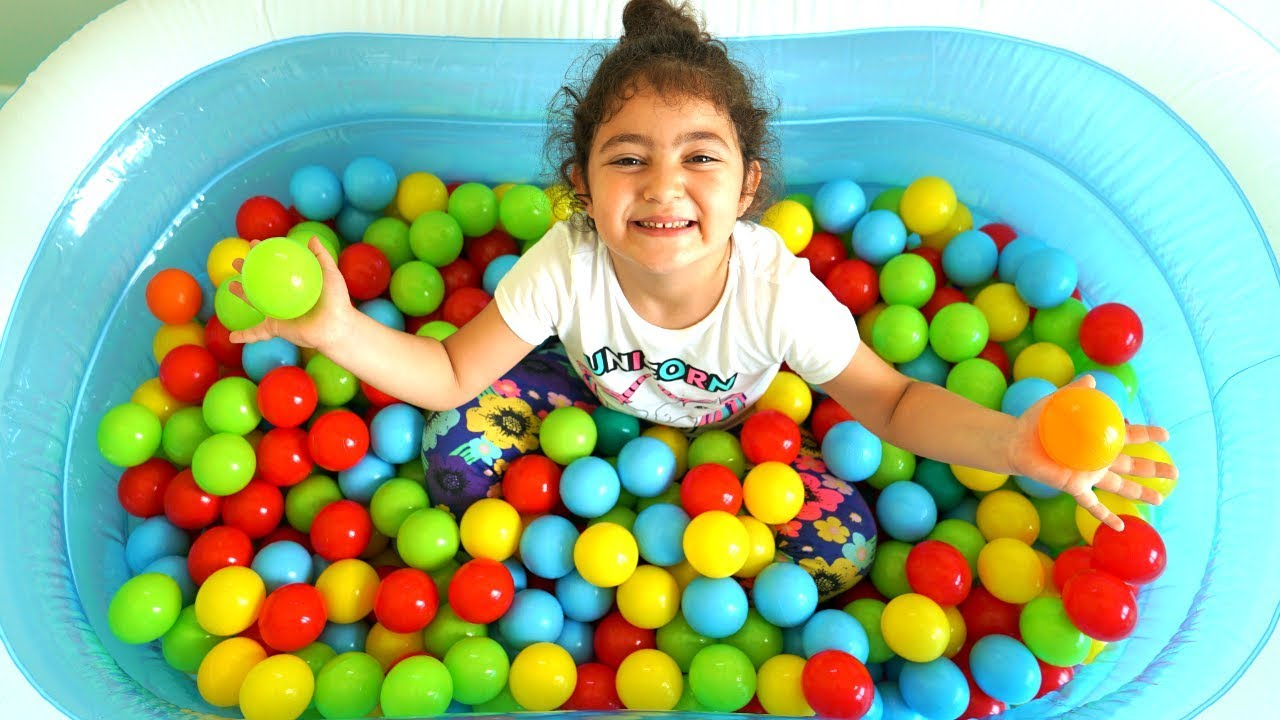
#> input picture xla/project/detect_ball_colour/balls/ball_2.jpg, 1280 x 720 px
$ python watershed_opcv.py
#> lines starting #> are read from the running program, lines starting #| are printed output that depends on the picture; after the words box and inside, x2 and y2 are one past the last pixel; in counts of white or black regions, pixels touching at a corner belong together
import cv2
import numpy as np

red_min = (0, 205, 136)
red_max = (10, 255, 255)

img = cv2.imread('balls/ball_2.jpg')
#> img is the input picture: shape (720, 1280, 3); mean B, G, R 137.5, 175.9, 149.1
img = cv2.pyrMeanShiftFiltering(img, 7,20)

cv2.imshow("Shifted", img)

hsv = cv2.cvtColor(img, cv2.COLOR_BGR2HSV)
#> hsv: shape (720, 1280, 3); mean H, S, V 60.5, 151.7, 207.8
thresh = cv2.inRange(hsv, red_min, red_max)
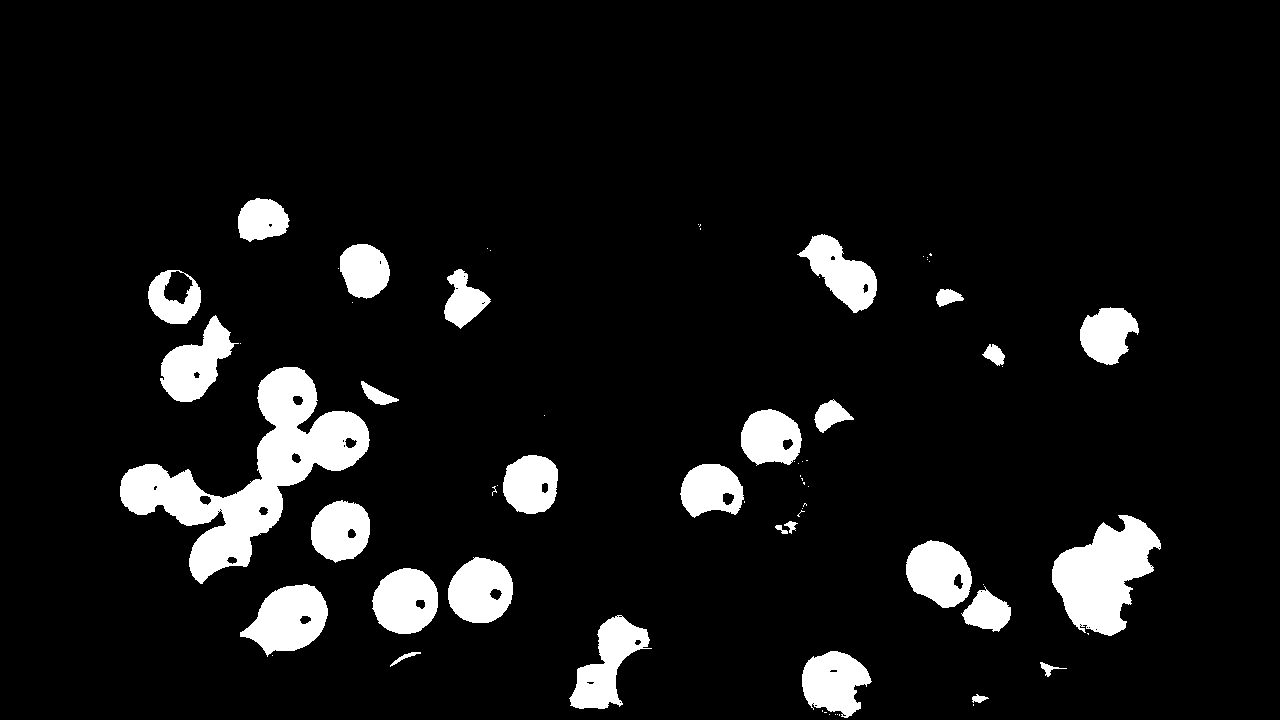
#> thresh: shape (720, 1280); 8.1% white; 69 white regions (40 under 20 px), largest, box (x1, y1, x2, y2) and area: (120, 367, 370, 584) 17033, (1052, 515, 1161, 636) 7641, (240, 584, 328, 657) 3987

cv2.imshow('Thresh', thresh)


kernel = np.ones((3,3), np.uint8)
opening = cv2.morphologyEx(thresh, cv2.MORPH_OPEN, kernel, iterations=2)
#> opening: shape (720, 1280); 8% white; 28 white regions, largest, box (x1, y1, x2, y2) and area: (120, 367, 369, 582) 16933, (1052, 515, 1160, 635) 7535, (240, 584, 328, 654) 3981

sure_bg = cv2.dilate(opening, kernel, iterations=3)
#> sure_bg: shape (720, 1280); 10.5% white; 26 white regions, largest, box (x1, y1, x2, y2) and area: (117, 364, 372, 585) 21214, (1049, 512, 1163, 638) 9113, (903, 538, 1014, 634) 5978

cv2.imshow('Opening', opening)
cv2.imshow('BG', sure_bg)

dist_transform = cv2.distanceTransform(opening, cv2.DIST_L2, 5)
ret, sure_fg = cv2.threshold(dist_transform, 0.7*dist_transform.max(), 255, 0)
#> sure_fg: shape (720, 1280) float32; 0.09% white; 2 white regions, box (x1, y1, x2, y2) and area: (1075, 554, 1124, 605) 785, (929, 565, 935, 574) 30
#> ret = 23.38

cv2.imshow('FG', sure_fg)

sure_fg = np.uint8(sure_fg)
unknown = cv2.subtract(sure_bg, sure_fg)
#> unknown: shape (720, 1280); 10.4% white; 26 white regions, largest, box (x1, y1, x2, y2) and area: (117, 364, 372, 585) 21214, (1049, 512, 1163, 638) 8328, (903, 538, 1014, 634) 5948

cv2.imshow('Unknown', unknown)

ret, markers = cv2.connectedComponents(sure_fg)
#> markers: shape (720, 1280) int32; 3 distinct labels, from 0 to 2
#> ret = 3

markers = markers + 1
#> markers: shape (720, 1280) int32; 3 distinct labels, from 1 to 3
markers[unknown==255] = 0
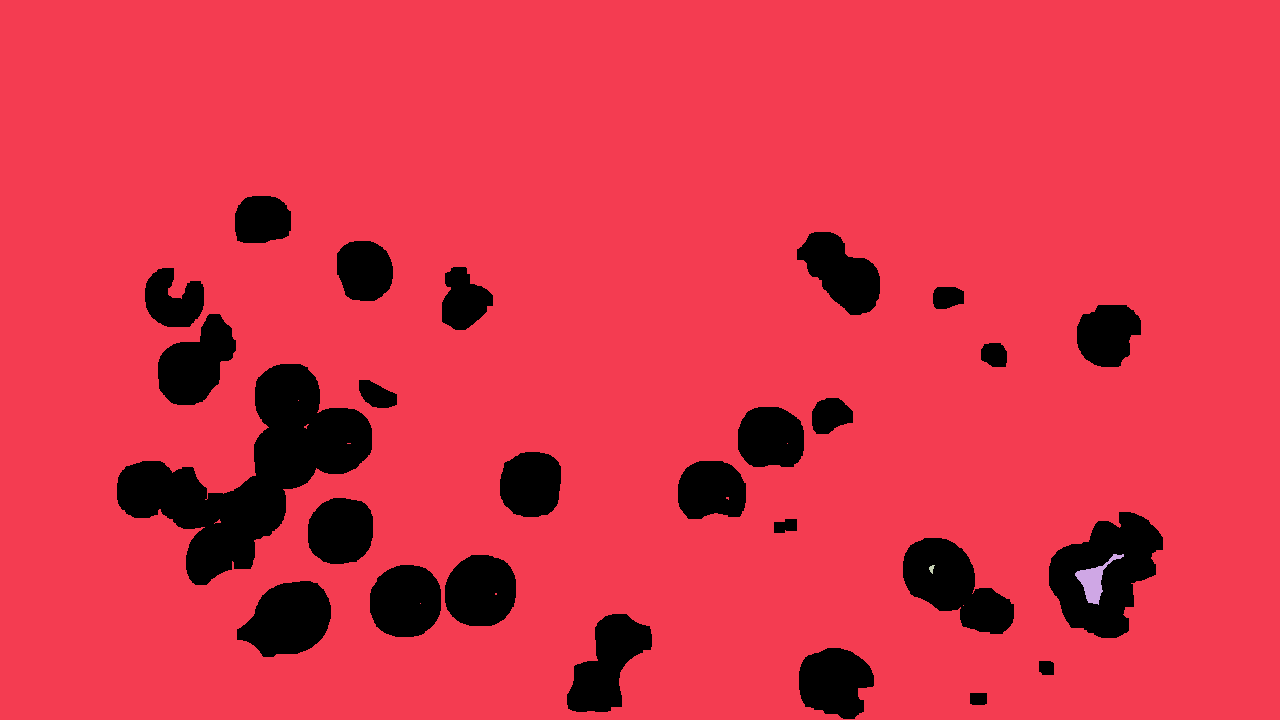
#> markers: shape (720, 1280) int32; 4 distinct labels, from 0 to 3; one colour per label, 0 black

markers = cv2.watershed(img, markers)
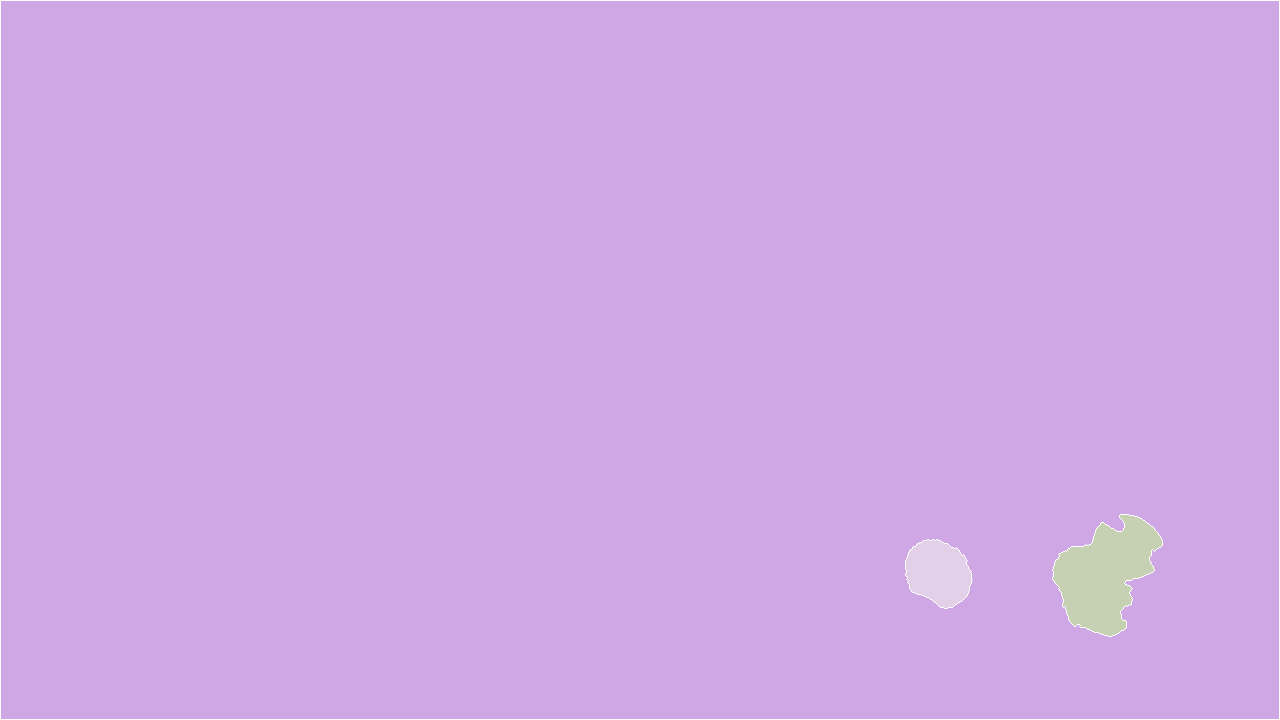
#> markers: shape (720, 1280) int32; 4 distinct labels, from -1 to 3; one colour per label, 0 black, -1 white
print(len(markers))
#| 720
img[markers == -1] = [0, 255, 0]
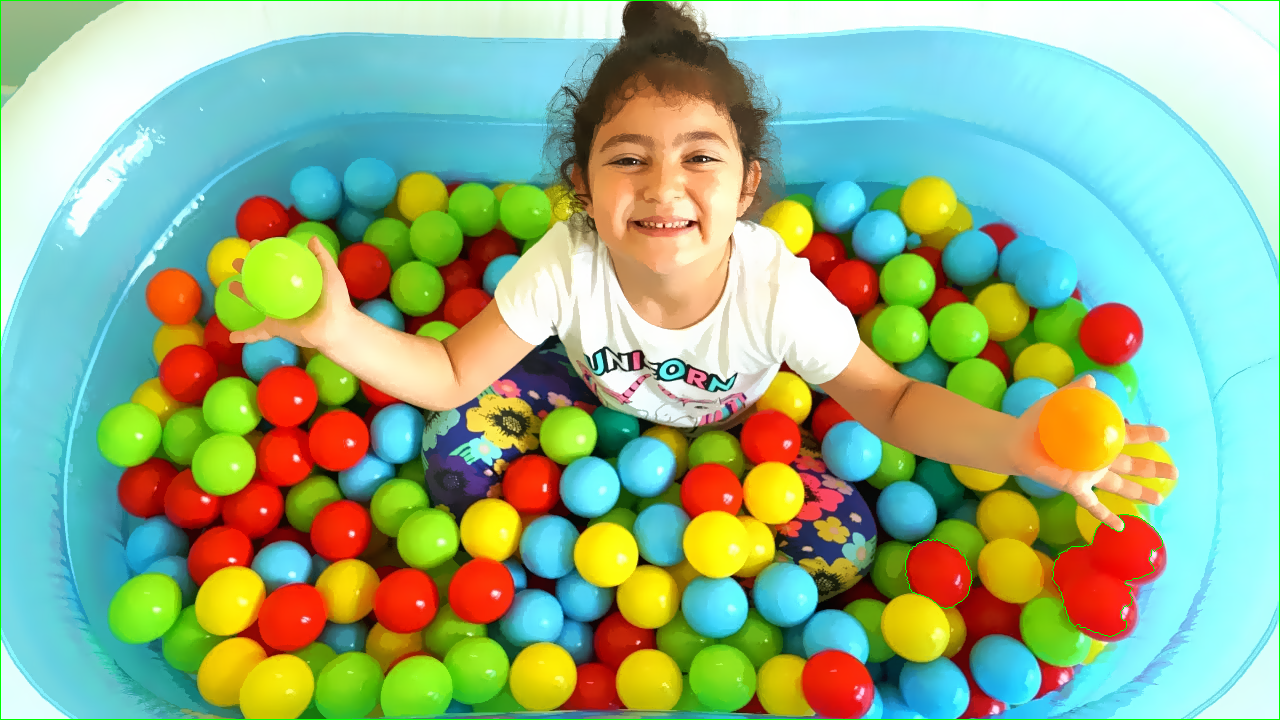
#> img: shape (720, 1280, 3); mean B, G, R 136.6, 176.8, 149

cv2.imshow('Contour', img)

cv2.waitKey(0)

$ run again, with xla/project/detect_ball_colour/balls/ball_3.jpg copied over xla/project/detect_ball_colour/balls/ball_2.jpg
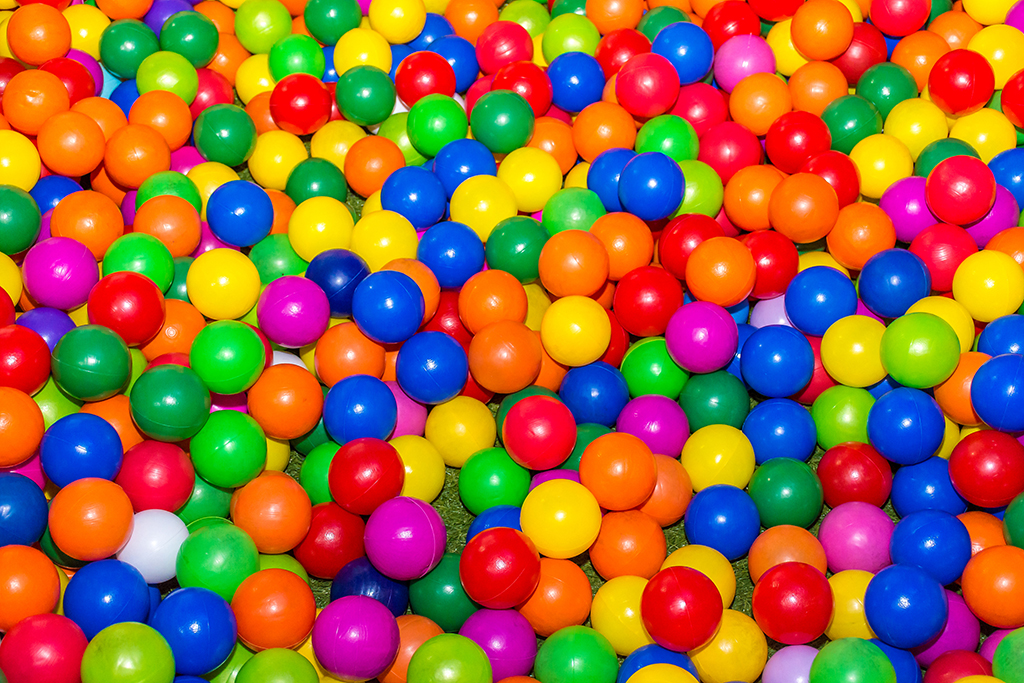
#> input picture xla/project/detect_ball_colour/balls/ball_3.jpg, 1024 x 683 px
#> img is the input picture: shape (683, 1024, 3); mean B, G, R 64.5, 101.6, 154.1
#> hsv: shape (683, 1024, 3); mean H, S, V 66.8, 239.1, 211.9
#> thresh: shape (683, 1024); 10.9% white; 746 white regions (651 under 20 px), largest, box (x1, y1, x2, y2) and area: (584, 90, 860, 367) 14748, (589, 473, 723, 651) 5777, (232, 569, 316, 652) 3992
#> opening: shape (683, 1024); 9% white; 83 white regions, largest, box (x1, y1, x2, y2) and area: (730, 111, 860, 295) 6520, (605, 222, 721, 366) 5298, (232, 569, 316, 649) 3862
#> sure_bg: shape (683, 1024); 14.2% white; 65 white regions, largest, box (x1, y1, x2, y2) and area: (727, 108, 863, 298) 10480, (595, 219, 724, 369) 8362, (279, 446, 407, 578) 8010
#> sure_fg: shape (683, 1024) float32; 0.04% white; 4 white regions (1 under 20 px), largest, box (x1, y1, x2, y2) and area: (289, 605, 302, 632) 129, (762, 0, 787, 7) 123, (1016, 103, 1024, 113) 43
#> `ret, sure_fg = cv2.threshold(dist_transform, 0.7*dist_transform.max(),..`: ret = 14.4
#> `ret, markers = cv2.connectedComponents(sure_fg)`: ret = 5
#> `markers = cv2.watershed(img, markers)`:
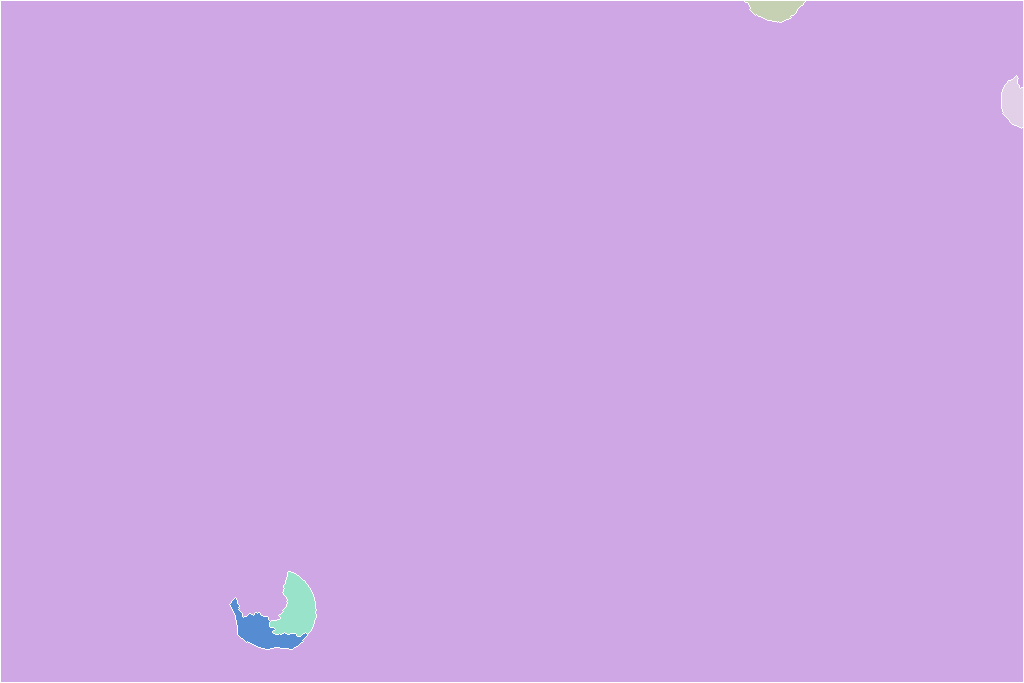
#> markers: shape (683, 1024) int32; 6 distinct labels, from -1 to 5; one colour per label, 0 black, -1 white
#| 683
#> `img[markers == -1] = [0, 255, 0]`:
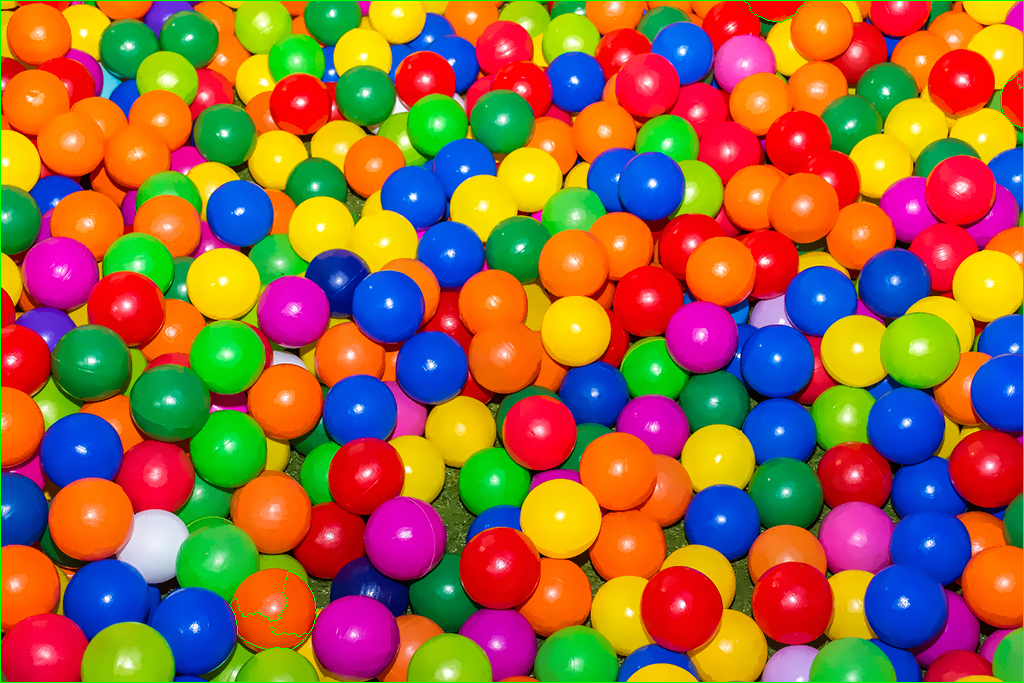
#> img: shape (683, 1024, 3); mean B, G, R 64.6, 103.4, 153.8

$ run again, with xla/project/detect_ball_colour/balls/ball_1.jpeg copied over xla/project/detect_ball_colour/balls/ball_2.jpg
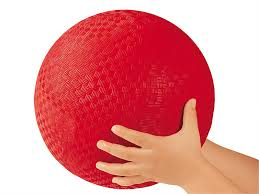
#> input picture xla/project/detect_ball_colour/balls/ball_1.jpeg, 259 x 194 px
#> img is the input picture: shape (194, 259, 3); mean B, G, R 146, 144.9, 229
#> hsv: shape (194, 259, 3); mean H, S, V 70.7, 111.7, 229.4
#> thresh: shape (194, 259); 0.14% white in thin lines or dots, all inside (x1, y1, x2, y2) = (40, 24, 198, 189)
#> opening: shape (194, 259); every value is 0
#> dist_transform: shape (194, 259) float32; every value is 0
#> ret = 1
#> `markers = cv2.watershed(img, markers)`:
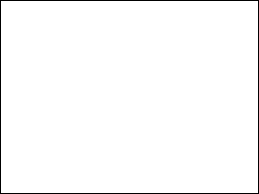
#> markers: shape (194, 259) int32; values -1 (black) and 1 (white), 98.2% white; black in thin lines or dots
#| 194
#> `img[markers == -1] = [0, 255, 0]`:
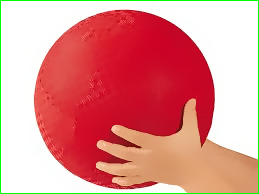
#> img: shape (194, 259, 3); mean B, G, R 142, 145.2, 224.8
